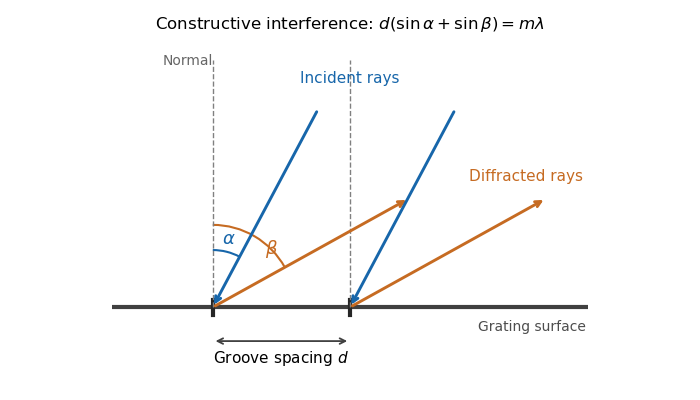

Write Python code to recreate this figure.
"""Reflection-grating sign convention; save PNG in cwd."""
from pathlib import Path

import matplotlib.pyplot as plt
from matplotlib.patches import Arc
import numpy as np


def main():
    fig, ax = plt.subplots(figsize=(7, 4), dpi=100, facecolor="white")
    alpha, beta = np.deg2rad([28, 61])
    ax.plot([-1.1, 4.1], [0, 0], color="0.25", lw=3)
    for groove in [0, 1.5]:
        ax.plot([groove, groove], [-.08, .08], color="0.15", lw=3)
        ax.plot([groove, groove], [0, 2.7], color="0.5", ls="--", lw=1)
        for angle, color, incoming in [(alpha, "#1766aa", True), (beta, "#c66b22", False)]:
            end = np.array([groove, 0.]) + 2.45*np.array([np.sin(angle), np.cos(angle)])
            origin = np.array([groove, 0.])
            start, finish = (end, origin) if incoming else (origin, end)
            ax.annotate("", xy=finish, xytext=start,
                        arrowprops=dict(arrowstyle="->", color=color, lw=2.1))
    ax.add_patch(Arc((0, 0), 1.25, 1.25, theta1=90-np.rad2deg(alpha), theta2=90,
                     color="#1766aa", lw=1.5))
    ax.add_patch(Arc((0, 0), 1.8, 1.8, theta1=90-np.rad2deg(beta), theta2=90,
                     color="#c66b22", lw=1.5))
    ax.text(.1, .69, r"$\alpha$", color="#1766aa", fontsize=13)
    ax.text(.57, .58, r"$\beta$", color="#c66b22", fontsize=13)
    ax.text(.95, 2.45, "Incident rays", color="#1766aa", fontsize=11)
    ax.text(2.8, 1.38, "Diffracted rays", color="#c66b22", fontsize=11)
    ax.text(-.55, 2.65, "Normal", color="0.4", fontsize=10)
    ax.annotate("", xy=(1.5, -.37), xytext=(0, -.37),
                arrowprops=dict(arrowstyle="<->", color="0.25", lw=1.3))
    ax.text(.75, -.61, r"Groove spacing $d$", ha="center", fontsize=11)
    ax.text(2.9, -.14, "Grating surface", va="top", color="0.3", fontsize=10)
    ax.set_title(r"Constructive interference: $d(\sin\alpha+\sin\beta)=m\lambda$", fontsize=12)
    ax.set(xlim=(-1.1, 4.1), ylim=(-.85, 2.95), aspect="equal")
    ax.axis("off")
    fig.tight_layout()
    fig.savefig(Path.cwd()/Path(__file__).with_suffix(".png").name,
                facecolor="white", transparent=False, dpi=100)
    plt.close(fig)


if __name__ == "__main__":
    main()
